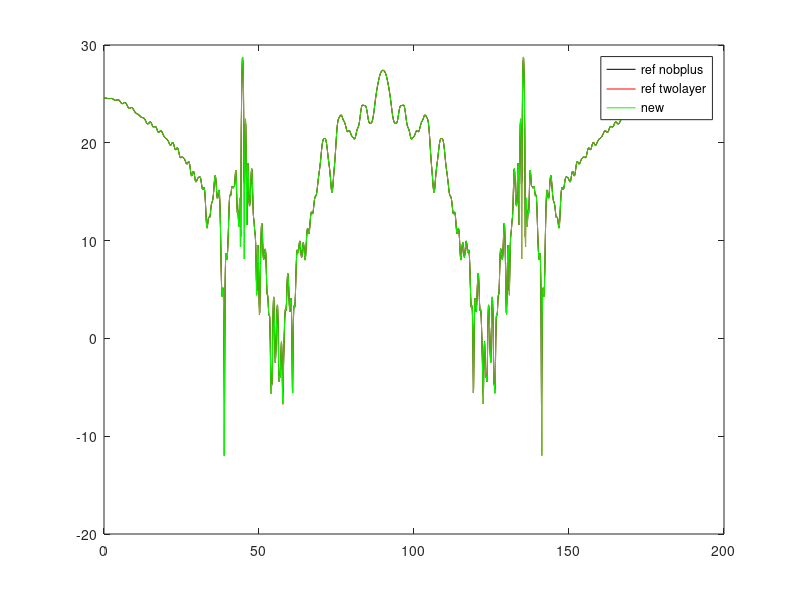

Recreate this plot in MATLAB.
clear all;
close all;
clc;
% rcs_new = load('HH_bistatic.txt');
rcs_new = load('RCS_monostatic_ABCD_fix.txt');
plot(rcs_new(:,2),rcs_new(:,3),'k');
hold on

% rcs_new = load('RCS_monostatic_new_tfqmr.txt');
% % rcs_new = load('RCS_monostatic_new_tfqmr.txt');
% plot(rcs_new(:,2),rcs_new(:,3),'.r');
% hold on

rcs_new = load('RCS_monostatic_new_cori_intel17.txt');
plot(rcs_new(:,2),rcs_new(:,3),'r');
hold on

% rcs_new = load('RCS_monostatic_svd35.txt');
% plot(rcs_new(:,2),rcs_new(:,3),'b');
% hold on 


rcs_new = load('RCS_monostatic.txt'); 
plot(rcs_new(:,2),rcs_new(:,3),'g');
hold on


% 
% % % % rcs_new1 = load('VV_bistatic1.txt');
% plot(rcs_new(:,1),rcs_new(:,2));
hold on
% plot(rcs_new1(:,1),rcs_new1(:,2),'g');
% hold on

% rcs0 = load('RCS_monostatic_ref.txt');
% % rcs1 = load('../MLMDA_DIRECT_SOLVER_2D_EFIE_accuracy_reference/RCS_monostatic.txt');
% % rcs2 = load('../MLMDA_DIRECT_SOLVER_2D_EFIE_accuracy_reference/VV_bistatic2.txt');
% plot(rcs0(:,2),rcs0(:,3),'r');
% hold on
% plot(rcs1(:,2),rcs1(:,3),'k');
hold on
% plot(rcs2(:,1),rcs2(:,2),'k');
legend('ref nobplus','ref twolayer','new')
